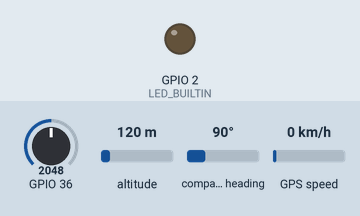
The sketch below on a simulated ESP32. Parts: output pins drawn as LEDs (lit = HIGH). The test bench sets the inputs (shaded band); at power-on: GPIO 36 = 2048, altitude 120 m, compass heading 90°, GPS speed 0 km/h. WiFi joins after 1.5 s; servers stay silent unless stated; the GPS gets a fix after 3 s at 37.7749, -122.4194 with 8 satellites; what the sketch prints to the serial monitor is not drawn.

Above: at 0.3 s.
At 1.7 s:
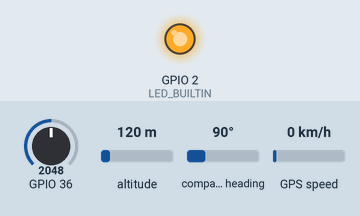
Timing chart, 0 to 3.2 s (numbered marks = the images above):
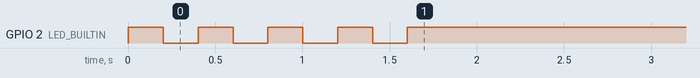

Measured:
- by itself, GPIO 2 (LED_BUILTIN): alternates HIGH for 0.20 s and LOW for 0.20 s, 8 changes in all, then stays HIGH

The sketch:

ESP32_proyecto2.ino
```cpp
#include <SoftwareSerial.h>
#include <TinyGPSPlus.h>
#include <HTTPClient.h>
#include <WiFi.h>

#define LED_BUILTIN 2
#define RXD2 16
#define TXD2 17
#define GPSBaud 9600

TinyGPSPlus gps;
SoftwareSerial ss(RXD2, TXD2);

const String IP = "192.168.0.101";
const String ID = "1A2009";

float latitud, longitud;
int year,sat;
byte month, day, hour, minute, second, hundredths;
int incomingByte = 0; // for incoming serial data

float readTemp()
{
  int analogValue = analogRead(A0);
  float celsius =  analogValue/(5);
  return celsius;
}

String getDate(String url)
{
  HTTPClient http;

    // Your Domain name with URL path or IP address with path

    http.begin(url);

    // Send HTTP GET request
    int httpResponseCode = http.GET();

    if (httpResponseCode>0)
    {
          Serial.print("HTTP Response code: ");
          Serial.println(httpResponseCode);
          String payload = http.getString();
          Serial.println(payload);
          digitalWrite(LED_BUILTIN, LOW);
          delay(200);
          digitalWrite(LED_BUILTIN, HIGH);
          delay(200);
          return payload;
    }
    else {
          Serial.print("Error code: ");
          Serial.println(httpResponseCode);
          return "";
    }
    // Free resources
    http.end();
}

void setup()
{
  char* SSDI="tony";
  char* PASS="79946320";

  pinMode(A0, INPUT);
  pinMode(LED_BUILTIN, OUTPUT);

  Serial.begin(115200);
  ss.begin(GPSBaud);

  Serial.print("Connecting to WiFi\n");
  WiFi.begin(SSDI, PASS, 6);
  while (WiFi.status() != WL_CONNECTED)
  {
    digitalWrite(LED_BUILTIN, HIGH);
    delay(200);
    Serial.print(".");
    digitalWrite(LED_BUILTIN, LOW);
    delay(200);
  }
  Serial.println(" Connected!");

}

void loop()
{
  digitalWrite(LED_BUILTIN, HIGH);   // turn the LED on (HIGH is the voltage level)
  delay(1000);                       // wait for a second

  String URL;

  bool newData = false;
  unsigned long chars;

  /*// send data only when you receive data:
  if (Serial2.available() > 0) {
    // read the incoming byte:
    incomingByte = Serial2.read();

    // say what you got:
    Serial.print("I received: ");
    Serial.println(incomingByte, DEC);
  }*/

  for (unsigned long start = millis(); millis() - start < 800;)
  {
    while (ss.available() > 0)
    {
      if (gps.encode(ss.read())) newData = true;
    }
  }

  if (newData)
  {
//latitud y longitud, numero de satelites disponibles
    if (gps.location.isValid())
    {
      Serial.print("LAT=");
      Serial.print(gps.location.lat(), 6);
      Serial.print(" LON=");
      Serial.print(gps.location.lng(), 6);
      Serial.print(" SAT=");
      Serial.println(gps.satellites.value());
    }
    else
    {
      Serial.print(F("INVALID"));
    }
//Fecha y hora
  if (gps.date.isValid())
  {
    Serial.print(gps.date.month());
    Serial.print(F("/"));
    Serial.print(gps.date.day());
    Serial.print(F("/"));
    Serial.print(gps.date.year());
  }
  else
  {
    Serial.print(F("INVALID"));
  }
  Serial.print(F(" "));
  if (gps.time.isValid())
  {
    if (gps.time.hour() < 10) Serial.print(F("0"));
    Serial.print(gps.time.hour());
    Serial.print(F(":"));
    if (gps.time.minute() < 10) Serial.print(F("0"));
    Serial.print(gps.time.minute());
    Serial.print(F(":"));
    if (gps.time.second() < 10) Serial.print(F("0"));
    Serial.print(gps.time.second());
    Serial.print(F("."));
    if (gps.time.centisecond() < 10) Serial.print(F("0"));
    Serial.print(gps.time.centisecond());
  }
  else
  {
    Serial.print(F("INVALID"));
  }
  Serial.println();


  URL= "http://"+ IP + "/getDate"  ;
  String Date = getDate(URL);

  Serial.println("-->Fecha: "+Date);

  URL = "http://"+ IP + "/send-data/"+ ID +"||";
  URL.concat(readTemp());//Concatenamos la Temperatura
  URL = URL + "||" + String(gps.location.lat(),6) + "," + String(gps.location.lng(),6) ;
  URL = URL + "||connected||" + Date;

  getDate(URL);

  delay(10000); // TODO: Build something amazing!
  }
}
```
